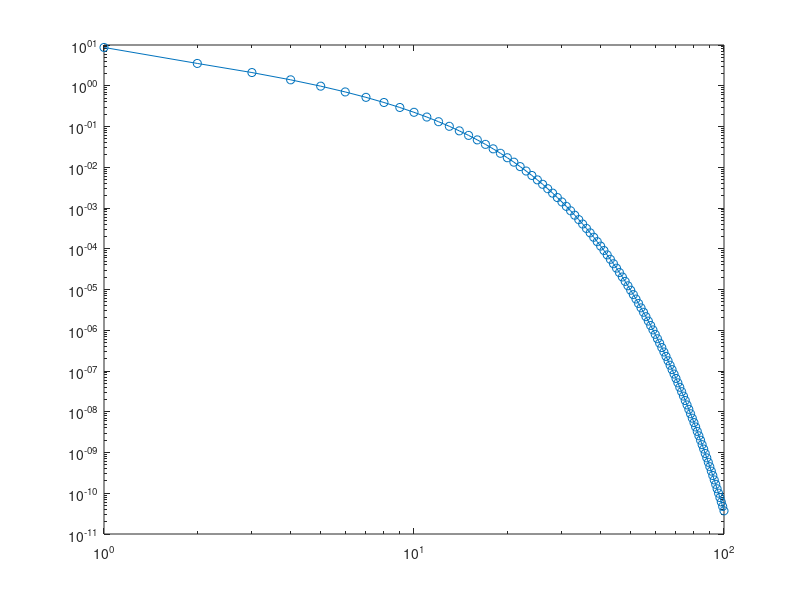

MATLAB code for this plot:
psmax = 75000;
psmin = 100000;
ks = 0.045;
pfmax = 300000;
kf = 0.08;
p0 = 10000;

f = @(t) pfmax./(1+((pfmax./(p0))-1)*exp(-kf.*t)) - 1.2*(psmax*exp(-ks.*t)+psmin);
fp = @(t) 4050*exp(0.045.*t) + ((696000*exp(-0.08.*t))./((29*exp(-0.08.*t)+1).^2));

t = 20;
guess = [];
tol = 1e-4;
iter = 100;
diff = zeros(iter, 1);

for i = 1:iter
    tnext = t - f(t)/fp(t);
    diff(i) = abs(t-tnext);
    t = tnext;
    if diff < tol
        break
    end
    n = length(diff);
    iter = 1:n;
    guess = [guess, t];
    loglog(iter, diff, '-o')
end

%diff = 1;

% while diff > tol
%     tnext = t - f(t)/fp(t);
%     diff = abs(t-tnext);
%     t = tnext;
%     guess = [guess, t];
% end

% xdiff = abs(guess(2:end)-guess(1:end-1));
% k = abs(xdiff(2:end)) ./ (xdiff(1:end-1)).^2;

